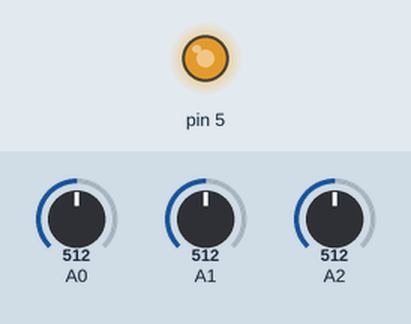
A sketch run on a simulated Arduino Uno, built with avr-gcc and run on an emulated ATmega328P. Shown: output pins drawn as LEDs (lit = HIGH). Inputs (shaded band) come from the test bench; at power-on: A1 = 512, A0 = 512, A2 = 512.

Above: at 1.2 s.
1.3 s: A1 set to 216
2.8 s: A1 set to 191
At 3.6 s:
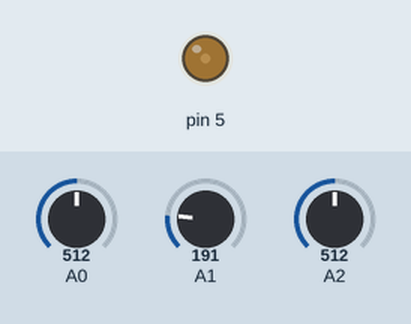
4.3 s: A0 set to 414
5.8 s: A0 set to 393
At 6.1 s:
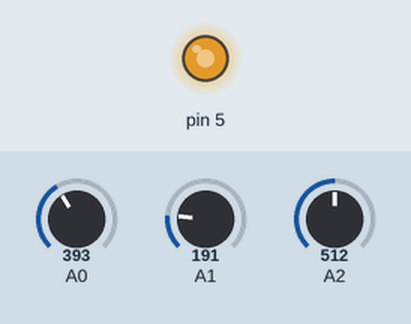
7.3 s: A2 set to 377
8.8 s: A2 set to 353
At 9.3 s:
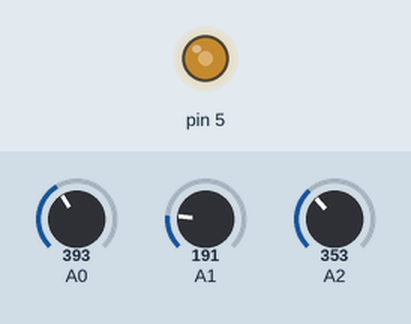
Timing chart, 0 to 11.3 s (numbered marks = the images above; inputs shaded):
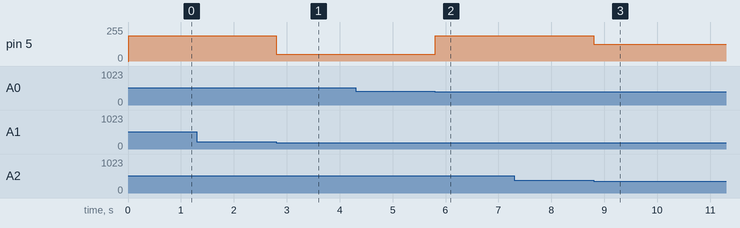

The sketch:

rock-paper-scissors.ino
```cpp
//
// rock-paper-scissors Arduino code
//

//
// parameters copied from TensorFlow code
//

float weights[3][3] = {
  {3.007032,-9.370312,6.363242},
  {10.726093,-0.494137,-10.231989},
  {3.132884,-6.927588,3.794688},
};

float biases[3] = {-5.709740,6.722741,-1.013021};

float scaling[3] = {0.000978,0.001600,0.001160};

//
// main
//

// setup
void setup() {
  Serial.begin(9600);
  pinMode(A0, INPUT);
  pinMode(A1, INPUT);
  pinMode(A2, INPUT);
  pinMode(5, OUTPUT);
}

// the main loop
void loop() {

  // wait for 0.01s
  delay(10);

  // read sensor data
  float d[3];
  d[0] = float(analogRead(A0));
  d[1] = float(analogRead(A1));
  d[2] = float(analogRead(A2));

  // print sensor data
//  Serial.println(String(d[0]) + "," + String(d[1]) + "," + String(d[2]));
//  return;

  // standardize data
  d[0] *= scaling[0];
  d[1] *= scaling[1];
  d[2] *= scaling[2];

  // calc logits
  float lg[3];
  lg[0] = (d[0] * weights[0][0]) + (d[1] * weights[1][0]) + (d[2] * weights[2][0]) + biases[0];
  lg[1] = (d[0] * weights[0][1]) + (d[1] * weights[1][1]) + (d[2] * weights[2][1]) + biases[1];
  lg[2] = (d[0] * weights[0][2]) + (d[1] * weights[1][2]) + (d[2] * weights[2][2]) + biases[2];

  // control servo
  if (lg[0] > lg[1] && lg[0] > lg[2]) {
    analogWrite(5, 190); // rock -> paper
  } else if (lg[1] > lg[0] && lg[1] > lg[2]) {
    analogWrite(5, 127); // paper -> scissors
  } else {
    analogWrite(5, 50);  // scissors -> rock
  }
}
```

Measured:
- the behaviour switches between 202 and 201 on A1 (found by bisection; images 0 and 1)
- the behaviour switches between 401 and 400 on A0 (found by bisection; images 1 and 2)
- the behaviour switches between 364 and 363 on A2 (found by bisection; images 2 and 3)
- after the input at 1.3 s, every drawn part: stays the same
- after the input at 2.8 s, pin 5: 190/255 → 50/255 at once
- after the input at 4.3 s, every drawn part: stays the same
- after the input at 5.8 s, pin 5: 50/255 → 190/255 at once
- after the input at 7.3 s, every drawn part: stays the same
- after the input at 8.8 s, pin 5: 190/255 → 127/255 at once
